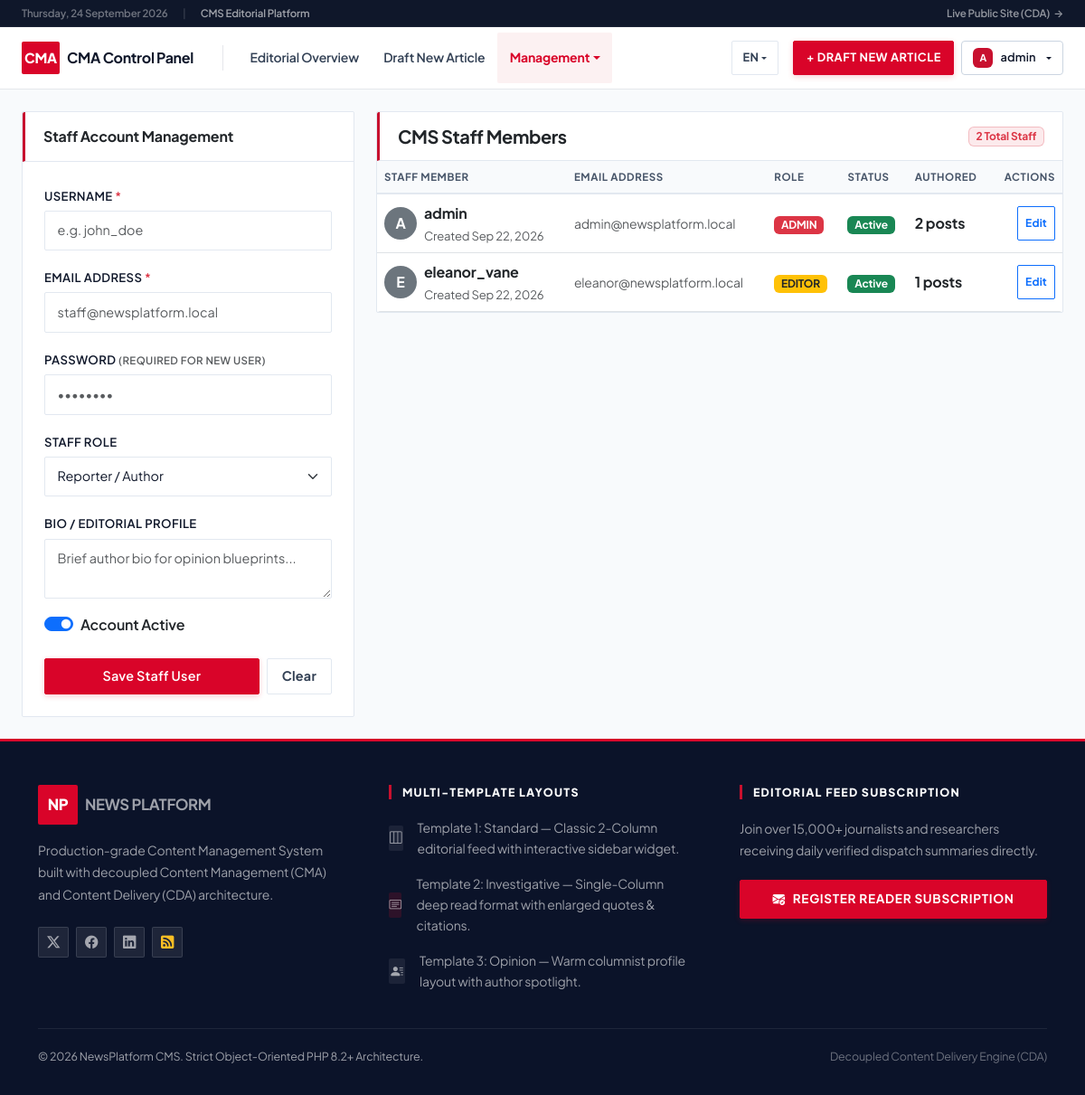
The page /admin/users.php (signed in) on the database its author committed.
### tables this page shows
CREATE TABLE IF NOT EXISTS `users` (
  `id` INT AUTO_INCREMENT PRIMARY KEY,
  `username` VARCHAR(50) NOT NULL UNIQUE,
  `email` VARCHAR(100) NOT NULL UNIQUE,
  `password_hash` VARCHAR(255) NOT NULL,
  `role` ENUM('admin', 'editor', 'reporter') NOT NULL DEFAULT 'reporter',
  `avatar_url` VARCHAR(255) NULL,
  `bio` TEXT NULL,
  `is_active` TINYINT(1) NOT NULL DEFAULT 1,
  `created_at` DATETIME NOT NULL DEFAULT CURRENT_TIMESTAMP,
  INDEX `idx_users_role` (`role`),
  INDEX `idx_users_active` (`is_active`)
);

### templates/admin/views/users.php (the view, shortened to what the rows shown need)
<div class="container-fluid px-4 py-4">
    <div class="row g-4">
        <div class="col-lg-8">
            <div class="card admin-card-clean">
                <div class="table-responsive admin-scroll-table">
                    <table class="table table-hover align-middle mb-0">
                        <thead class="table-light">
                            <tr>
                                <th><?= __('staff_member') ?></th>
                                <th><?= __('email_address') ?></th>
                                <th><?= __('role') ?></th>
                                <th><?= __('status') ?></th>
                                <th><?= __('authored') ?></th>
                                <th class="text-end"><?= __('actions') ?></th>
                            </tr>
                        </thead>
                        <tbody>
                            <?php foreach ($usersList as $u) { ?>
                                <tr>
                                    <td>
                                        <div class="d-flex align-items-center gap-2">
                                            <div class="bg-secondary text-white rounded-circle d-flex align-items-center justify-content-center fw-bold"
                                                style="width:36px; height:36px;">
                                                <?= strtoupper(substr($u['username'], 0, 1)) ?>
                                            </div>
                                            <div>
                                                <div class="fw-bold text-dark"><?= e($u['username']) ?></div>
                                                <div class="text-xs text-muted"><?= __('created') ?>
                                                    <?= \App\Core\TemplateEngine::formatDate($u['created_at'], 'M j, Y') ?>
                                                </div>
                                            </div>
                                        </div>
                                    </td>
                                    <td class="small text-muted"><?= e($u['email']) ?></td>
                                    <td>
                                        <span
                                            class="badge bg-<?= $u['role'] === 'admin' ? 'danger' : ($u['role'] === 'editor' ? 'warning text-dark' : 'primary') ?> text-uppercase">
                                            <?= e($u['role']) ?>
                                        </span>
                                    </td>
                                    <td>
                                        <?php if (!empty($u['is_active'])) { ?>
                                            <span class="badge bg-success"><?= __('active') ?></span>
                                        <?php } else { ?>
                                            <span class="badge bg-secondary"><?= __('unsubscribed') ?></span>
                                        <?php } ?>
                                    </td>
                                    <td class="fw-bold text-dark"><?= number_format((int) $u['article_count']) ?>
                                        <?= __('posts') ?></td>
                                    <td class="text-end">
                                        <button class="btn btn-sm btn-outline-primary px-2 py-0.5"
                                            style="font-size:0.75rem;"
                                            onclick="editUser(<?= htmlspecialchars(json_encode($u), ENT_QUOTES, 'UTF-8') ?>)">
                                            <?= __('edit') ?>
                                        </button>
                                    </td>
                                </tr>
                            <?php } ?>
                        </tbody>
                    </table>
                </div>
            </div>
        </div>
    </div>
</div>

### templates/layouts/header-admin.php (shortened to what the rows shown need)
<?php
$currentLang = $_SESSION['lang'] ?? 'en';
?>
<!DOCTYPE html>
<html lang="<?= e($currentLang) ?>">
<head>
    <link href="https://cdn.jsdelivr.net/npm/bootstrap@5.3.2/dist/css/bootstrap.min.css" rel="stylesheet">
    <link rel="stylesheet" href="https://cdn.jsdelivr.net/npm/bootstrap-icons@1.11.1/font/bootstrap-icons.css">
    <link rel="stylesheet" href="<?= url('assets/css/style.css') ?>">
</head>
<body class="d-flex flex-column min-vh-100">
    <nav class="navbar navbar-expand-xl admin-navbar py-0"
        style="min-height:56px; position:sticky; top:0; z-index:1020; border-bottom: 1px solid #e5e7eb;">
        <div class="container-fluid px-3 px-md-4 h-100">
            <div class="collapse navbar-collapse" id="adminNavbar">
                <div class="d-flex flex-wrap align-items-center gap-2 my-2 my-xl-0">
                    <?php if (isset($currentUser)) { ?>
                        <div class="dropdown position-relative">
                            <button
                                class="btn btn-light btn-sm dropdown-toggle d-flex align-items-center gap-2 fw-semibold text-nowrap"
                                style="font-size:0.8rem; border:1px solid #cbd5e1; border-radius:4px; padding:0.4rem 0.75rem; color:#0f172a; background:#ffffff;"
                                type="button" data-bs-toggle="dropdown" aria-expanded="false">
                                <span class="d-flex align-items-center justify-content-center rounded fw-bold text-white"
                                    style="width:22px;height:22px;font-size:0.68rem;background:#c8102e;border-radius:2px;flex-shrink:0;">
                                    <?= strtoupper(substr($currentUser['username'], 0, 1)) ?>
                                </span>
                                <span><?= e($currentUser['username']) ?></span>
                            </button>
                        </div>
                    <?php } ?>
                </div>
            </div>
        </div>
    </nav>
    <main class="flex-grow-1">

### rows shown on the page
users: username "A", username "admin", created_at "Sep 22, 2026", email "admin@newsplatform.local", role "ADMIN", article_count "2"
users: username "E", username "eleanor_vane", created_at "Sep 22, 2026", email "eleanor@newsplatform.local", role "EDITOR", article_count "1"

### other values the page prints
__('live_public_site') "Live Public Site (CDA)"
__('admin_portal') "CMA Control Panel"
__('editorial_overview') "Editorial Overview"
__('draft_new_article') "Draft New Article"
__('management') "Management"
__('draft_new_article') "DRAFT NEW ARTICLE"
__('staff_account_mgmt') "Staff Account Management"
__('username') "USERNAME"
__('email_address') "EMAIL ADDRESS"
__('password') "PASSWORD"
__('req_new_user') "(REQUIRED FOR NEW USER)"
__('staff_role') "STAFF ROLE"
__('bio_profile') "BIO / EDITORIAL PROFILE"
__('account_active') "Account Active"
__('save_staff_user') "Save Staff User"
